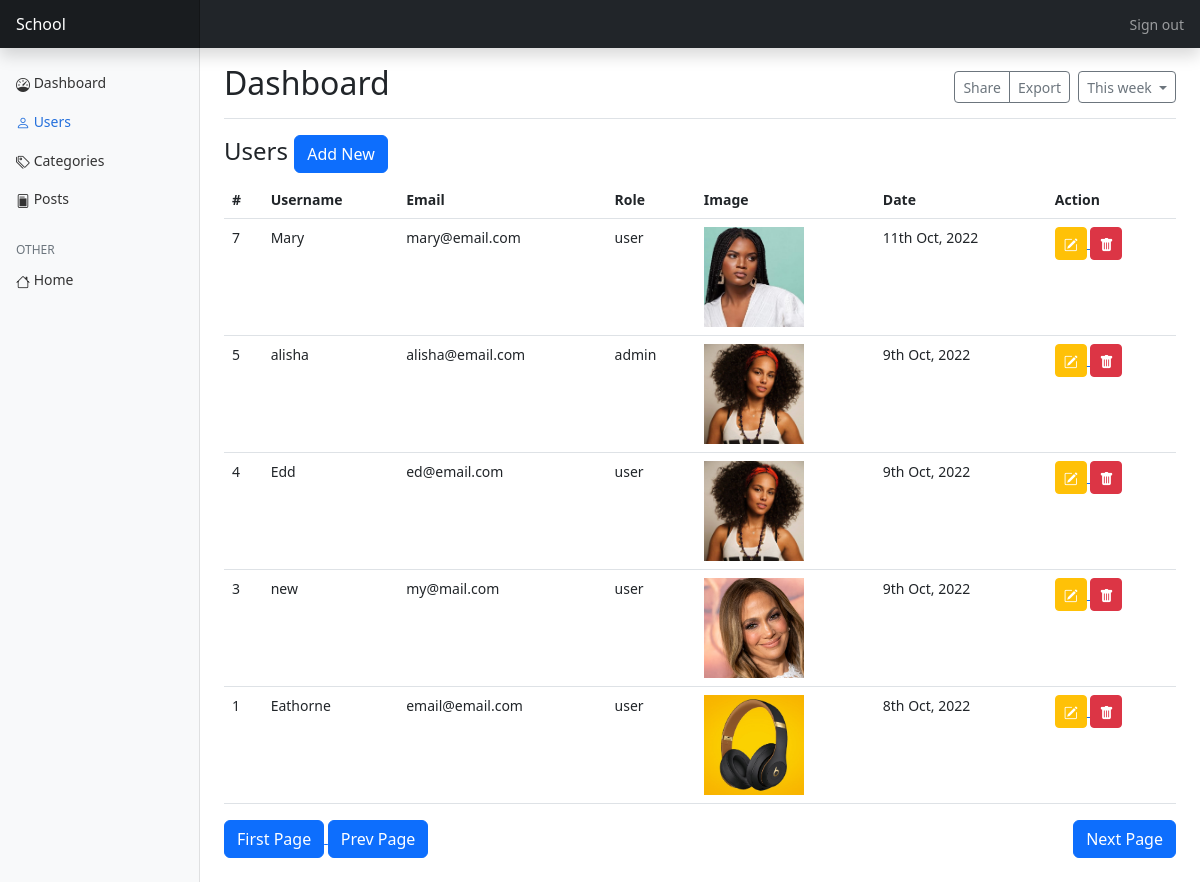
Before: /public/admin/users (signed in) with the older database file.
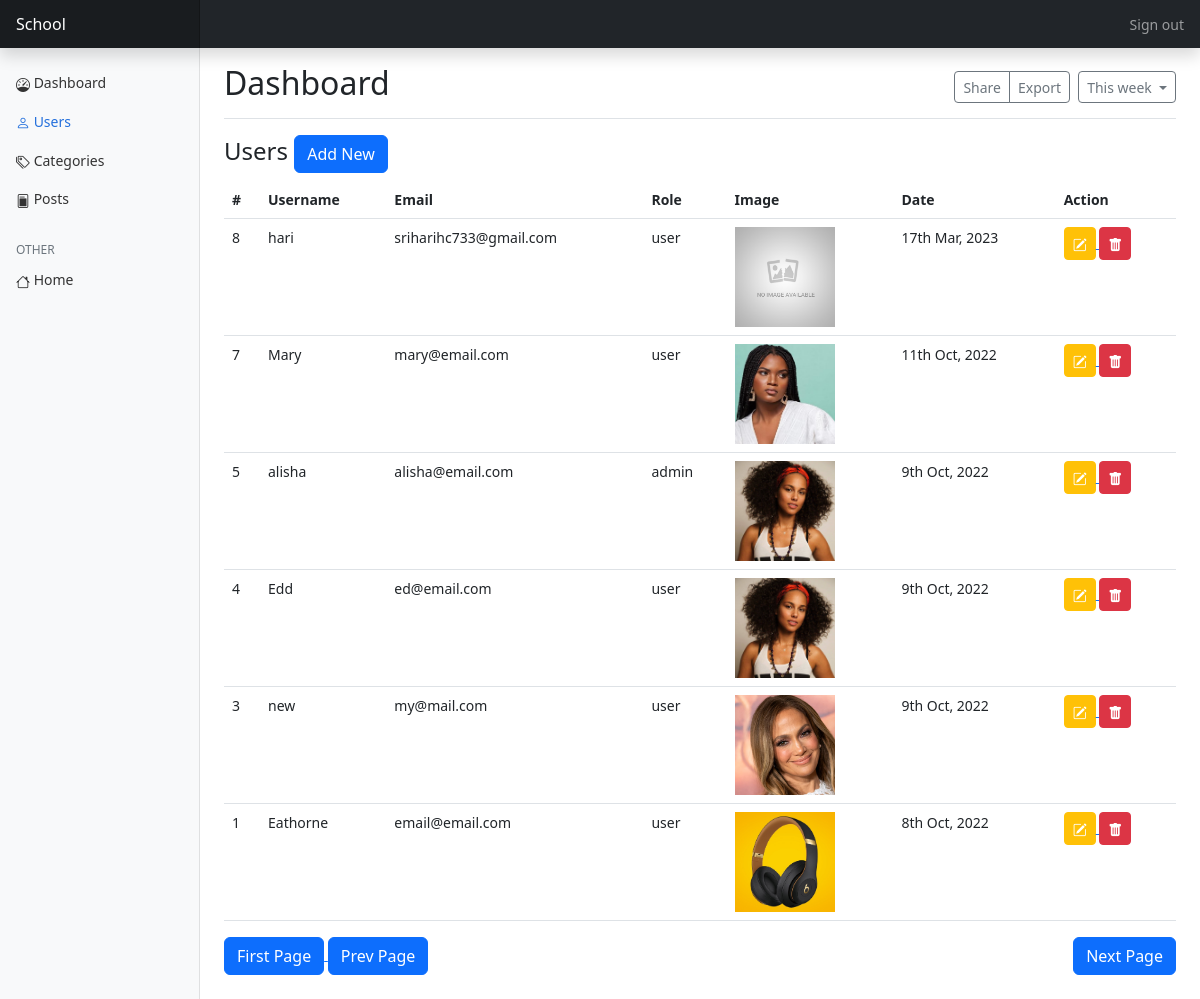
After: the same page with the newer database file.
### tables this page shows
CREATE TABLE `users` (
  `id` int(11) NOT NULL,
  `username` varchar(50) NOT NULL,
  `email` varchar(100) NOT NULL,
  `password` varchar(255) NOT NULL,
  `image` varchar(1024) DEFAULT NULL,
  `date` datetime DEFAULT current_timestamp(),
  `role` varchar(10) NOT NULL
);

### app/core/functions.php (called while the page is built, shortened)
<?php
function query(string $query, array $data = [])
{
	$string = "mysql:hostname=" . DBHOST . ";dbname=" . DBNAME;
	$con = new PDO($string, DBUSER, DBPASS);
	$stm = $con->prepare($query);
	$stm->execute($data);
	$result = $stm->fetchAll(PDO::FETCH_ASSOC);
	if (is_array($result) && !empty($result)) {
		return $result;
	}
	return false;
}
function get_image($file)
{
	$file = $file ?? '';
	if (file_exists($file)) {
		return ROOT . '/' . $file;
	}
	return ROOT . '/assets/images/no_image.jpg';
}
function esc($str)
{
	return htmlspecialchars($str ?? '');
}
function get_pagination_vars()
{
	$page_number = $_GET['page'] ?? 1;
	$page_number = empty($page_number) ? 1 : (int)$page_number;
	$page_number = $page_number < 1 ? 1 : $page_number;
	$current_link = $_GET['url'] ?? 'home';
	$current_link = ROOT . "/" . $current_link;
	$query_string = "";
	if (!strstr($query_string, "page=")) {
		$query_string .= "&page=" . $page_number;
	}
	$query_string = trim($query_string, "&");
	$current_link .= "?" . $query_string;
	$current_link = preg_replace("/page=.*/", "page=" . $page_number, $current_link);
	$next_link = preg_replace("/page=.*/", "page=" . ($page_number + 1), $current_link);
	$first_link = preg_replace("/page=.*/", "page=1", $current_link);
	$prev_page_number = $page_number < 2 ? 1 : $page_number - 1;
	$prev_link = preg_replace("/page=.*/", "page=" . $prev_page_number, $current_link);
	$result = [
		'current_link'	=> $current_link,
		'next_link'		=> $next_link,
		'prev_link'		=> $prev_link,
		'first_link'	=> $first_link,
		'page_number'	=> $page_number,
	];
	return $result;
}

### app/pages/admin/users.php (the view, shortened to what this page needs)
<?php if($action == 'add'):?>
	<div class="col-md-6 mx-auto">
	  <form method="post" enctype="multipart/form-data">
	    <h1 class="h3 mb-3 fw-normal">Create account</h1>
	    <?php if (!empty($errors)):?>
	      <div class="alert alert-danger">Please fix the errors below</div>
	    <?php endif;?>
	    <div class="my-2">
	    	<label class="d-block">
	    		<img class="mx-auto d-block image-preview-edit" src="<?=get_image('')?>" style="cursor: pointer;width: 150px;height: 150px;object-fit: cover;">
	    		<input onchange="display_image_edit(this.files[0])" type="file" name="image" class="d-none">
	    	</label>
	    	<?php if(!empty($errors['image'])):?>
		      <div class="text-danger"><?=$errors['image']?></div>
		    <?php endif;?>
	    	<script>
	    		function display_image_edit(file)
	    		{
	    			document.querySelector(".image-preview-edit").src = URL.createObjectURL(file);
	    		}
	    	</script>
	    </div>
	    <div class="form-floating">
	      <input value="<?=old_value('username')?>" name="username" type="text" class="form-control mb-2" id="floatingInput" placeholder="Username">
	      <label for="floatingInput">Username</label>
	    </div>
	      <?php if(!empty($errors['username'])):?>
	      <div class="text-danger"><?=$errors['username']?></div>
	      <?php endif;?>
	    <div class="form-floating">
	      <input value="<?=old_value('email')?>" name="email" type="email" class="form-control" id="floatingInput" placeholder="name@example.com">
	      <label for="floatingInput">Email address</label>
	    </div>
	      <?php if(!empty($errors['email'])):?>
	      <div class="text-danger"><?=$errors['email']?></div>
	      <?php endif;?>
	    <div class="form-floating my-3">
	      <select name="role" class="form-select">
	      	<option value="user">User</option>
	      	<option value="admin">Admin</option>
	      </select>
	      <label for="floatingInput">Role</label>
	    </div>
	      <?php if(!empty($errors['role'])):?>
	      <div class="text-danger"><?=$errors['role']?></div>
	      <?php endif;?>
	    <div class="form-floating">
	      <input value="<?=old_value('password')?>" name="password" type="password" class="form-control" id="floatingPassword" placeholder="Password">
	      <label for="floatingPassword">Password</label>
	    </div>
	      <?php if(!empty($errors['password'])):?>
	      <div class="text-danger"><?=$errors['password']?></div>
	      <?php endif;?>
	    <div class="form-floating">
	      <input value="<?=old_value('retype_password')?>" name="retype_password" type="password" class="form-control" id="floatingPassword" placeholder="Retype Password">
	      <label for="floatingPassword">Password</label>
	    </div>
	    <a href="<?=ROOT?>/admin/users">
		    <button class="mt-4 btn btn-lg btn-primary" type="button">Back</button>
		</a>
	    <button class="mt-4 btn btn-lg btn-primary float-end" type="submit">Create</button>
	  </form>
	</div>
<?php else:?>
	<h4>
		Users
		<a href="<?=ROOT?>/admin/users/add">
			<button class="btn btn-primary">Add New</button>
		</a>
	</h4>
	<div class="table-responsive">
	<table class="table">
		<tr>
			<th>#</th>
			<th>Username</th>
			<th>Email</th>
			<th>Role</th>
			<th>Image</th>
			<th>Date</th>
			<th>Action</th>
		</tr>
		<?php
			$limit = 10;
			$offset = ($PAGE['page_number'] - 1) * $limit;
			$query = "select * from users order by id desc limit $limit offset $offset";
			$rows = query($query);
		?>
		<?php if(!empty($rows)):?>
			<?php foreach($rows as $row):?>
			<tr>
				<td><?=$row['id']?></td>
				<td><?=esc($row['username'])?></td>
				<td><?=$row['email']?></td>
				<td><?=$row['role']?></td>
				<td>
					<img src="<?=get_image($row['image'])?>" style="width: 100px;height: 100px;object-fit: cover;">
				</td>
				<td><?=date("jS M, Y",strtotime($row['date']))?></td>
				<td>
					<a href="<?=ROOT?>/admin/users/edit/<?=$row['id']?>">
						<button class="btn btn-warning text-white btn-sm"><i class="bi bi-pencil-square"></i></button>
					</a>
					<a href="<?=ROOT?>/admin/users/delete/<?=$row['id']?>">
						<button class="btn btn-danger btn-sm"><i class="bi bi-trash-fill"></i></button>
					</a>
				</td>
			</tr>
			<?php endforeach;?>
		<?php endif;?>
	</table>
	<div class="col-md-12 mb-4">
		<a href="<?=$PAGE['first_link']?>">
			<button class="btn btn-primary">First Page</button>
		</a>
		<a href="<?=$PAGE['prev_link']?>">
			<button class="btn btn-primary">Prev Page</button>
		</a>
		<a href="<?=$PAGE['next_link']?>">
			<button class="btn btn-primary float-end">Next Page</button>
		</a>
	</div>
	</div>
<?php endif;?>

### public/index.php (shortened to what this page needs)
<?php
$url = $_GET['url'] ?? 'home';
$url = strtolower($url);
$url = explode("/", $url);
$page_name = trim($url[0]);
$filename = "../app/pages/".$page_name.".php";
$PAGE = get_pagination_vars();
if(file_exists($filename))
{
	require_once $filename;
}else
{
	require_once "../app/pages/404.php";
}

### app/pages/admin.php (shortened to what this page needs)
<?php
$section  = $url[1] ?? 'dashboard';
$action   = $url[2] ?? 'view';
$filename = "../app/pages/admin/" . $section . ".php";
?>
<!doctype html>
<html lang="en">
<head>
  <link href="<?= ROOT ?>/assets/bootstrap/css/bootstrap.min.css" rel="stylesheet">
  <link href="<?= ROOT ?>/assets/css/bootstrap-icons.css" rel="stylesheet">
  <link href="<?= ROOT ?>/assets/css/dashboard.css" rel="stylesheet">
</head>
<body>
  <header class="navbar navbar-dark sticky-top bg-dark flex-md-nowrap p-0 shadow">
    <a class="navbar-brand col-md-3 col-lg-2 me-0 px-3 fs-6" href="#">School</a>
    <div class="navbar-nav">
      <div class="nav-item text-nowrap">
        <a class="nav-link px-3" href="<?= ROOT ?>/logout">Sign out</a>
      </div>
    </div>
  </header>
  <div class="container-fluid">
    <div class="row">
      <nav id="sidebarMenu" class="col-md-3 col-lg-2 d-md-block bg-light sidebar collapse">
        <div class="position-sticky pt-3 sidebar-sticky">
          <ul class="nav flex-column">
            <li class="nav-item">
              <a class="nav-link <?= $section == 'dashboard' ? 'active' : '' ?>" aria-current="page" href="<?= ROOT ?>/admin">
                <i class="bi bi-speedometer"></i>
                Dashboard
              </a>
            </li>
            <li class="nav-item">
              <a class="nav-link <?= $section == 'users' ? 'active' : '' ?>" aria-current="page" href="<?= ROOT ?>/admin/users">
                <i class="bi bi-person"></i>
                Users
              </a>
            </li>
            <li class="nav-item">
              <a class="nav-link <?= $section == 'categories' ? 'active' : '' ?>" aria-current="page" href="<?= ROOT ?>/admin/categories">
                <i class="bi bi-tags"></i>
                Categories
              </a>
            </li>
            <li class="nav-item">
              <a class="nav-link <?= $section == 'posts' ? 'active' : '' ?>" aria-current="page" href="<?= ROOT ?>/admin/posts">
                <i class="bi bi-file-post"></i>
                Posts
              </a>
            </li>
          </ul>
          <h6 class="sidebar-heading d-flex justify-content-between align-items-center px-3 mt-4 mb-1 text-muted text-uppercase">
            <span>OTHER</span>
          </h6>
          <ul class="nav flex-column mb-2">
            <li class="nav-item">
              <a class="nav-link" href="<?= ROOT ?>">
                <i class="bi bi-house"></i>
                Home
              </a>
            </li>
          </ul>
        </div>
      </nav>
      <main class="col-md-9 ms-sm-auto col-lg-10 px-md-4">
        <div class="d-flex justify-content-between flex-wrap flex-md-nowrap align-items-center pt-3 pb-2 mb-3 border-bottom">
          <h1 class="h2">Dashboard</h1>
          <div class="btn-toolbar mb-2 mb-md-0">
            <div class="btn-group me-2">
              <button type="button" class="btn btn-sm btn-outline-secondary">Share</button>
              <button type="button" class="btn btn-sm btn-outline-secondary">Export</button>
            </div>
            <button type="button" class="btn btn-sm btn-outline-secondary dropdown-toggle">
              This week
            </button>
          </div>
        </div>
        <?php
        require_once $filename;
        ?>
      </main>
    </div>
  </div>
</body>
</html>

### public/assets/css/dashboard.css (style rules this page uses)
body { font-size: .875rem; }
.sidebar { position: fixed; top: 0; bottom: 0; left: 0; z-index: 100; padding: 48px 0 0; box-shadow: inset -1px 0 0 rgba(0, 0, 0, .1); }
.sidebar-sticky { height: calc(100vh - 48px); overflow-x: hidden; overflow-y: auto; }
.sidebar .nav-link { font-weight: 500; color: #333; }
.sidebar .nav-link.active { color: #2470dc; }
.sidebar-heading { font-size: .75rem; }
.navbar-brand { padding-top: .75rem; padding-bottom: .75rem; background-color: rgba(0, 0, 0, .25); box-shadow: inset -1px 0 0 rgba(0, 0, 0, .25); }

### app/pages/admin.php (style rules this page uses)
.bi { vertical-align: -.125em; fill: currentColor; }

Changed rows visible on the page:
added users: id "8", username "hari", email "sriharihc733@gmail.com", role "user", shows a picture, date "17th Mar, 2023"
